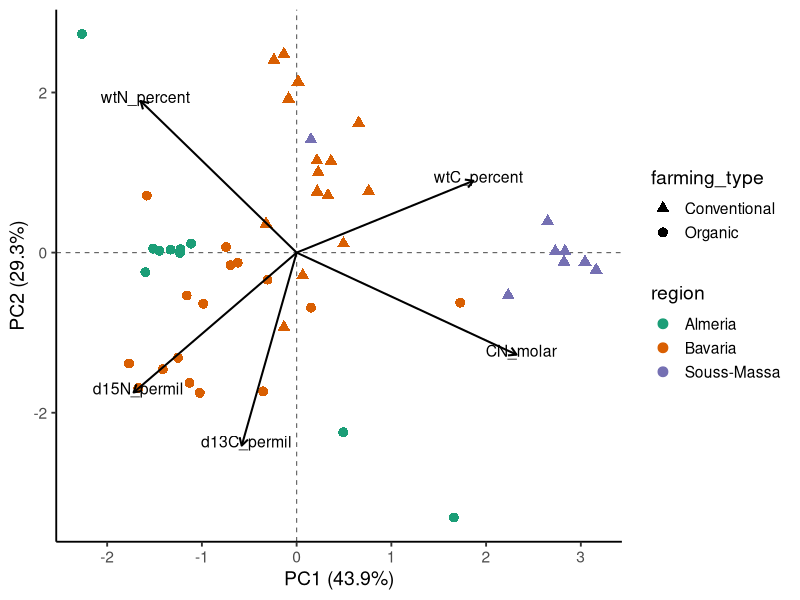

This chart was generated by the following R code:
#Author Name    :Ibrahim Khalil
#Project Name   :Isotopic Analysis of Tomatoes
#Content Name   :PCA biplot (scores + loading vectors)
#Date           :10.10.2025
# ------------------------------------------------------------

setwd("C:/Users/User/OneDrive/Desktop/Stable-Isotope-Ratio-Analysis-of-Tomatoes")

library(readr)
library(dplyr)
library(ggplot2)

dat <- read_csv("Original_Replicates_Labeled.csv", show_col_types = FALSE)

X <- dat %>%
  select(d13C_permil, d15N_permil, wtN_percent, wtC_percent, CN_molar) %>%
  as.data.frame()

pc <- prcomp(X, center = TRUE, scale. = TRUE)

ve <- 100 * pc$sdev^2 / sum(pc$sdev^2)
lab_x <- paste0("PC1 (", round(ve[1], 1), "%)")
lab_y <- paste0("PC2 (", round(ve[2], 1), "%)")

scores <- as.data.frame(pc$x) %>%
  select(PC1, PC2) %>%
  bind_cols(dat %>% select(region, farming_type))

loadings <- as.data.frame(pc$rotation[, 1:2])
loadings$var <- rownames(loadings)

rng <- max(abs(scores$PC1), abs(scores$PC2))
L <- max(sqrt(loadings$PC1^2 + loadings$PC2^2))
scale_factor <- 0.8 * rng / L
loadings_scaled <- transform(loadings,
                             xend = PC1 * scale_factor,
                             yend = PC2 * scale_factor
)

pal_region <- c(
  "Almeria"     = "#1b9e77",
  "Bavaria"     = "#d95f02",
  "Souss-Massa" = "#7570b3"
)
shape_ft <- c("Conventional" = 17, "Organic" = 16)

p <- ggplot() +
  geom_hline(yintercept = 0, linetype = 2, linewidth = 0.4, color = "grey40") +
  geom_vline(xintercept = 0, linetype = 2, linewidth = 0.4, color = "grey40") +
  geom_point(data = scores, aes(PC1, PC2, color = region, shape = farming_type), size = 3) +
  geom_segment(data = loadings_scaled,
               aes(x = 0, y = 0, xend = xend, yend = yend),
               arrow = arrow(length = unit(0.22, "cm")), linewidth = 0.7) +
  geom_text(data = loadings_scaled,
            aes(x = xend, y = yend, label = var),
            nudge_x = 0.05, nudge_y = 0.05, size = 4) +
  scale_color_manual(values = pal_region) +
  scale_shape_manual(values = shape_ft) +
  labs(x = lab_x, y = lab_y) +
  theme_classic(base_size = 14) +
  theme(legend.position = "right")

ggsave("Figure5_PCA_biplot.tiff", p, device = "tiff", dpi = 300, width = 13.7, height = 9.7, units = "in")
